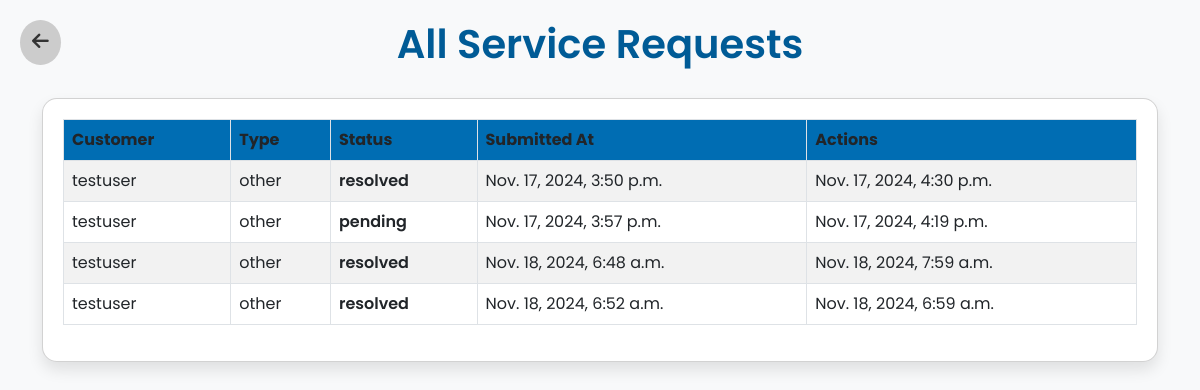
The page /support/ (signed in) on the database its author committed.
### customer/models.py (models this page shows, shortened)
class ServiceRequest(models.Model):
    REQUEST_TYPES = [
        ('installation', 'Installation'),
        ('repair', 'Repair'),
        ('billing', 'Billing'),
        ('other', 'Other'),
    ]
    STATUS_CHOICES = [
        ('pending', 'Pending'),
        ('in_progress', 'In Progress'),
        ('resolved', 'Resolved'),
    ]
    customer = models.ForeignKey(Customer, on_delete=models.CASCADE)
    request_type = models.CharField(max_length=50, choices=REQUEST_TYPES)
    description = models.TextField()
    attachment = models.FileField(upload_to='attachments/', blank=True, null=True)
    status = models.CharField(max_length=20, choices=STATUS_CHOICES, default='pending')
    submitted_at = models.DateTimeField(auto_now_add=True)
    resolved_at = models.DateTimeField(blank=True, null=True)

class Customer(models.Model):
    user = models.OneToOneField(User, on_delete=models.CASCADE)
    name = models.CharField(max_length=100, blank=True, null=True)
    email = models.EmailField()
    phone = models.CharField(max_length=15)
    address = models.TextField()

### support/views.py (the view)
# urls.py: path('', views.list_requests, name='list_requests')
@login_required
def list_requests(request):
    print(f"Requested Customer: {request.user}")
    requests = ServiceRequest.objects.filter(customer=request.user.customer)
    return render(request, 'support/list_requests.html', {'requests': requests})

### support/templates/support/list_requests.html (shortened to what this page needs)
{% load static %}
<!DOCTYPE html>
<html lang="en">
<head>
    <link href="https://cdn.jsdelivr.net/npm/bootstrap@5.3.0-alpha1/dist/css/bootstrap.min.css" rel="stylesheet">
    <link href="https://cdnjs.cloudflare.com/ajax/libs/font-awesome/6.0.0-beta3/css/all.min.css" rel="stylesheet">
    <link href="{% static 'support/css/list_requests.css' %}" rel="stylesheet">
</head>
<body>
    <a href="javascript:window.history.back();" class="back-btn"><i class="fas fa-arrow-left"></i></a>
    <div class="container">
        <h1>All Service Requests</h1>
        <div class="card">
            <table class="table table-striped table-bordered table-hover">
                <thead>
                    <tr>
                        <th>Customer</th>
                        <th>Type</th>
                        <th>Status</th>
                        <th>Submitted At</th>
                        <th>Actions</th>
                    </tr>
                </thead>
                <tbody>
                    {% for request in requests %}
                    <tr data-id="{{ request.id }}">
                        <td>{{ request.customer.name }}</td>
                        <td>{{ request.request_type }}</td>
                        <td class="status-{{ request.status | lower }}">{{ request.status }}</td>
                        <td>{{ request.submitted_at }}</td>
                        <td>{{ request.resolved_at|default:"Not Resolved Yet" }}</td>
                    </tr>
                    {% endfor %}
                </tbody>
            </table>
        </div>
    </div>
</body>
</html>

### support/static/support/css/list_requests.css (style rules this page uses)
body { background-color: #f8f9fa; font-family: 'Poppins', sans-serif; padding-top: 20px; }
h1 { font-size: 2.5rem; font-weight: 600; color: #005b96; text-align: center; margin-bottom: 30px; }
.card { border-radius: 15px; box-shadow: 0 8px 15px rgba(0, 0, 0, 0.1); padding: 20px; }
th { background-color: #006db3 !important; color: white; }
.status-pending { color: #ff9800; font-weight: 600; }
.status-resolved { color: #4caf50; font-weight: 600; }
.back-btn { position: absolute; top: 20px; left: 20px; font-size: 1.2rem; padding: 8px 12px; background-color: #ccc; color: #333; border-radius: 50%; text-decoration: none; }
.back-btn i { font-size: 1.2rem; }

### rows shown on the page
ServiceRequest: customer.name "testuser", request_type "other", status "resolved", submitted_at "Nov. 17, 2024, 3:50 p.m.", resolved_at "Nov. 17, 2024, 4:30 p.m."
ServiceRequest: customer.name "testuser", request_type "other", status "pending", submitted_at "Nov. 17, 2024, 3:57 p.m.", resolved_at "Nov. 17, 2024, 4:19 p.m."
ServiceRequest: customer.name "testuser", request_type "other", status "resolved", submitted_at "Nov. 18, 2024, 6:48 a.m.", resolved_at "Nov. 18, 2024, 7:59 a.m."
ServiceRequest: customer.name "testuser", request_type "other", status "resolved", submitted_at "Nov. 18, 2024, 6:52 a.m.", resolved_at "Nov. 18, 2024, 6:59 a.m."
